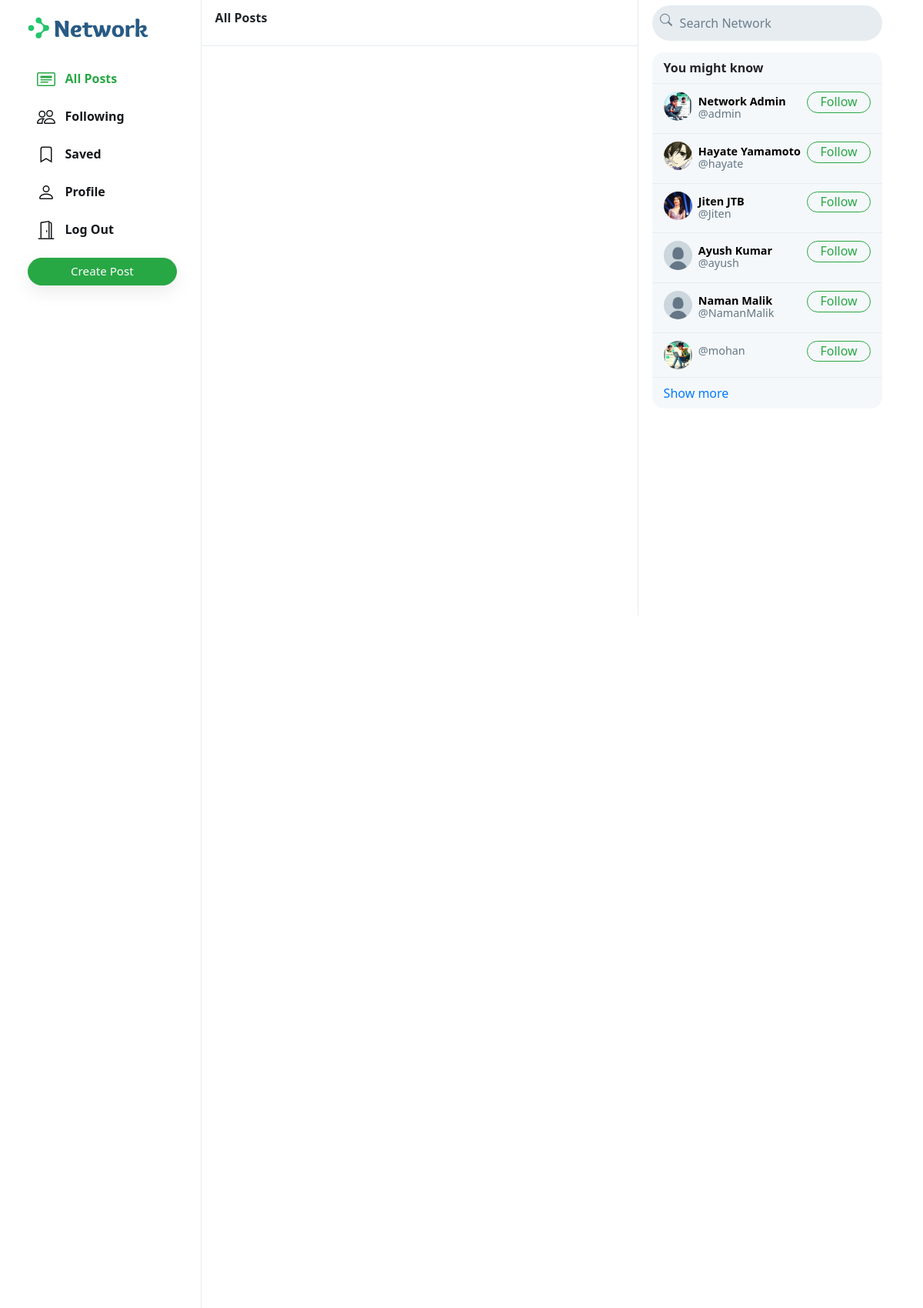
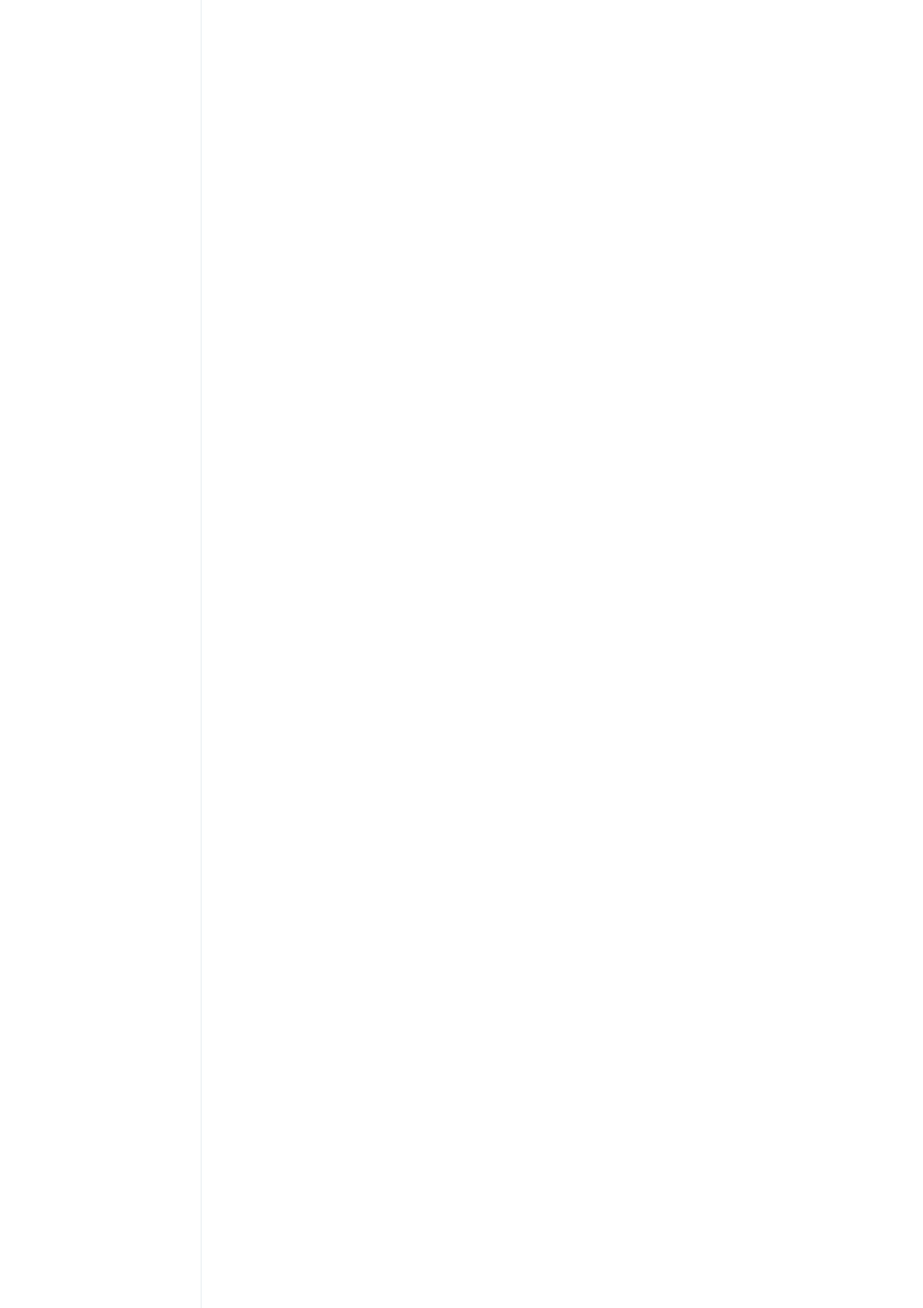
/ (signed in, upper part), run on the app's committed database (2 pictures, top to bottom).
### network/models.py (models this page shows, shortened)
class User(AbstractUser):
    profile_pic = models.ImageField(upload_to='profile_pic/')
    bio = models.TextField(max_length=160, blank=True, null=True)
    cover = models.ImageField(upload_to='covers/', blank=True)

### network/views.py (the view)
# urls.py: path("", views.index, name="index"),
def index(request):
    all_posts = Post.objects.all().order_by('-date_created')
    paginator = Paginator(all_posts, 50)
    page_number = request.GET.get('page')
    if page_number == None:
        page_number = 1
    posts = paginator.get_page(page_number)
    followings = []
    suggestions = []
    if request.user.is_authenticated:
        followings = Follower.objects.filter(followers=request.user).values_list('user', flat=True)
        suggestions = User.objects.exclude(pk__in=followings).exclude(username=request.user.username).order_by("?")[:6]
    return render(request, "network/index.html", {
        "posts": posts,
        "suggestions": suggestions,
        "page": "all_posts",
        'profile': False
    })

### network/templates/network/index.html (shortened to what this page needs)
{% extends "network/layout.html" %}
{% load static %}
{% block body %}
    <div class="main-div">
        <div class="left-div">
            <nav class="head heading">
                {% if page == 'all_posts' %}
                    All Posts
                {% elif page == 'following' %}
                    Following
                {% elif page == 'saved' %}
                    Saved
                {% elif page == 'profile' %}
                    Profile
                {% else %}
                    Explore
                {% endif %}
            </nav>
            <div class="left-div-content">
                <div class="posts-view">
                    <div class="main-div-content">
                    </div>
                </div>
            </div>
        </div>
    </div>
{% endblock %}

### network/templates/network/layout.html (shortened to what this page needs)
{% load static %}
<!DOCTYPE html>
<html lang="en">
    <head>
        <link rel="stylesheet" href="https://stackpath.bootstrapcdn.com/bootstrap/4.4.1/css/bootstrap.min.css">
        <link href="{% static 'network/styles.css' %}" rel="stylesheet">
    </head>
    <body>
        <div class="body" data-page="{{page}}">
            <div class="sidenav">
                <a href="{% url 'index' %}" class="navbar-brand">
                    <img src="{% static 'network/Images/logo.png' %}" height="31px">
                </a>
                <div style="height: 100%;">
                    <div>
                        <div>
                            <ul>
                                <li class="nav-item" id="all_posts">
                                <a href="{% url 'index' %}" class="nav-link">
                                    <div>
                                        &nbsp;&nbsp;All Posts
                                    </div>
                                </a>
                                </li>
                                {% if user.is_authenticated %}
                                    <li class="nav-item" id="following">
                                        <a href="{% url 'following' %}" class="nav-link">
                                            <div>
                                                &nbsp;&nbsp;Following
                                            </div>
                                        </a>
                                    </li>
                                    <li class="nav-item" id="saved">
                                        <a href="{% url 'saved' %}" class="nav-link">
                                            <div>
                                                <svg width="1.5em" height="1.5em" viewBox="0 0 16 16" class="bi bi-bookmark" fill="currentColor" xmlns="http://www.w3.org/2000/svg">
                                                    <path fill-rule="evenodd" d="M8 12l5 3V3a2 2 0 0 0-2-2H5a2 2 0 0 0-2 2v12l5-3zm-4 1.234l4-2.4 4 2.4V3a1 1 0 0 0-1-1H5a1 1 0 0 0-1 1v10.234z"/>
                                                  </svg>
                                                &nbsp;&nbsp;Saved
                                            </div>
                                        </a>
                                    </li>
                                    <li class="nav-item" id="profile">
                                        <a href="{% url 'profile' user.username %}" class="nav-link">
                                            <div>
                                                &nbsp;&nbsp;Profile
                                            </div>
                                        </a>
                                    </li>
                                    <li class="nav-item" id="logout">
                                        <a href="{% url 'logout' %}" class="nav-link">
                                            <div>
                                                &nbsp;&nbsp;Log Out
                                            </div>
                                        </a>
                                    </li>
                                {% endif %}
                            </ul>
                        </div>
                        {% if user.is_authenticated %}
                            <button id="popup-btn" class="btn btn-success new-post-btn" onclick="createpost()">Create Post</button>
                        {% endif %}
                    </div>
                </div>
            </div>
            {% block body %}
            {% endblock %}
            <div class="right-div">
                <nav class="head">
                    <form action="#">
                        <div class="search-div">
                            <div>
                            </div>
                            <input type="text" name="query" id="search-box" placeholder="Search Network">
                        </div>
                    </form>
                </nav>
                <div class='right-div-content'>
                    <div class="space" style="background-color: white;"></div>
                    {% if user.is_authenticated %}
                        <div class="suggestion-box">
                            <div class="suggestion-header">
                                You might know
                            </div>
                            {% for suggestion in suggestions %}
                                <div class="suggestion-user">
                                    <div>
                                        <a href="{% url 'profile' suggestion.username %}">
                                            <div class="small-profilepic" style="background-image: url(/media/{{suggestion.profile_pic}})"></div>
                                        </a>
                                    </div>
                                    <div class="user-details">
                                        <a href="{% url 'profile' suggestion.username %}">
                                            <div id="user-name">
                                                <strong>
                                                    {{suggestion.first_name}} {{suggestion.last_name}}
                                                </strong>
                                            </div>
                                            <div class="grey">@{{suggestion.username}}</div>
                                        </a>
                                    </div>
                                    <div>
                                        <button class="btn btn-outline-success" type="button" onclick="follow_user(this,'{{suggestion.username}}','suggestion')">Follow</button>
                                    </div>
                                </div>
                            {% empty %}
                                    <div style="text-align: center; border-bottom: .5px solid #e6ecf0; padding: 10px 15px;">
                                        <span class="grey" style="font-size: .9em;">No suggestions available.</span>
                                    </div>
                            {% endfor %}
                            <div class="suggestion-footer">
                                <a href="#">Show more</a>
                            </div>
                        </div>
                    {% endif %}
                </div>
            </div>
        </div>
    </body>
</html>

### network/static/network/styles.css (style rules this page uses)
.body { display: flex; min-height: 100%; font-family: system-ui, sans-serif; }
.btn { border-radius: 20px; padding: 0.32rem 1rem 0.375rem 1rem; }
.btn, .btn:focus, .btn:active { box-shadow: none !important; -webkit-box-shadow: none !important; }
.grey { color: #657786; }
svg { vertical-align: text-top; }
.sidenav { height: 100%; width: 21.8%; position: fixed; top: 0; left: 0; padding: 15px; list-style: none; border-right: .5px solid #e6ecf0; z-index: 100; padding-left: 3%; background-color: white; }
.sidenav ul { list-style: none; padding-left: 0px; margin-top: 3vh; }
.sidenav li { margin-top: 7px; }
.sidenav .nav-link { color: #14171a; line-height: .7em; font-weight: 700; padding: 0px; }
.sidenav .nav-link>div { padding: 10px 20px 8px 12px; border-radius: 25px; line-height: 0.9em; width: max-content; }
.new-post-btn { padding-left: 55px !important; padding-right: 55px !important; font-size: .95em; font-weight: 530; box-shadow: rgba(0, 0, 0, 0.08) 0px 8px 24px !important; }
.active a { color: #28a745 !important; }
.main-div { position: relative; width: 47.25%; min-height: 100vh; left: 21.8%; }
.left-div { position: relative; }
.head { height: 7.5vh; }
.heading { position: fixed; width: 47.255%; top: 0px; padding: 18px; border-bottom: .5px solid #e6ecf0; line-height: .7em; font-weight: 800; background-color: #fff; z-index: 1000; }
.left-div-content { margin-top: 7.5vh; }
.small-profilepic { width: 3.1vw; height: 3.1vw; border-radius: 9999px; overflow: hidden; margin-right: 8px; background-size: cover; background-repeat: no-repeat; background-position: center; box-sizing: content-box; }
.space { height: 8px; background-color: #e6ecf0; }
.right-div { width: 28%; height: 100vh; position: fixed; right: 2.95%; border-left: .5px solid #e6ecf0; background-color: white; }
.right-div .head { padding: .9vh 1.5vw; }
.right-div .search-div { margin-left: auto; margin-right: auto; display: flex; border-radius: 25px; background-color: #e6ecf0; padding-left: 10px; padding-right: 10px; vertical-align: middle; }
#search-box { height: 5.7vh; border: none; background: none; outline: none; width: 100%; margin-left: 8px; }
#search-box::placeholder { color: #6d7e8c; }
.right-div-content { height: 92.5vh; overflow: auto; padding-left: 1.5vw; padding-right: 1.5vw; }
.suggestion-box, .guest-box { border-radius: 15px; overflow: hidden; background-color: #f5f8fa; }
.suggestion-header { padding: 13px 15px; line-height: .9em; font-weight: 800; border-bottom: .5px solid #e6ecf0; }
.suggestion-user { display: flex; padding: 10px 15px; font-size: .9em; border-bottom: .5px solid #e6ecf0; }
.suggestion-user a { color: black; text-decoration: none; }
.user-details { flex: 1; line-height: 1.1em; padding: 5px 0px 7px 0px; }
.suggestion-user .btn { padding: 0em 1em .09em 1em; }
.suggestion-footer { padding: 13px 15px; line-height: .9em; }
.suggestion-footer a { text-decoration: none; }

### data on the page
User: profile_pic (picture), first_name "Network", last_name "Admin", username "admin"
User: profile_pic (picture), first_name "Hayate", last_name "Yamamoto", username "hayate"
User: profile_pic (picture), first_name "Jiten", last_name "JTB", username "Jiten"
User: profile_pic (placeholder picture), first_name "Ayush", last_name "Kumar", username "ayush"
User: profile_pic (placeholder picture), first_name "Naman", last_name "Malik", username "NamanMalik"
User: profile_pic (picture), username "mohan"
